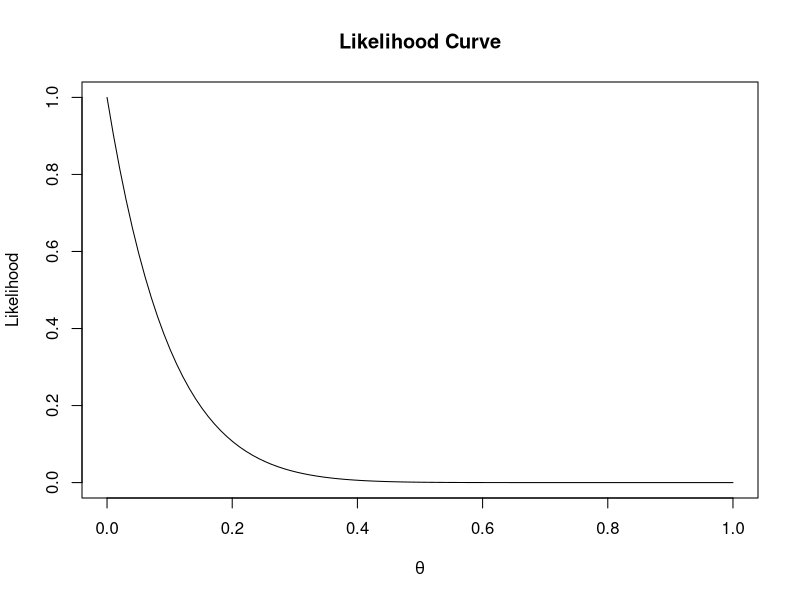
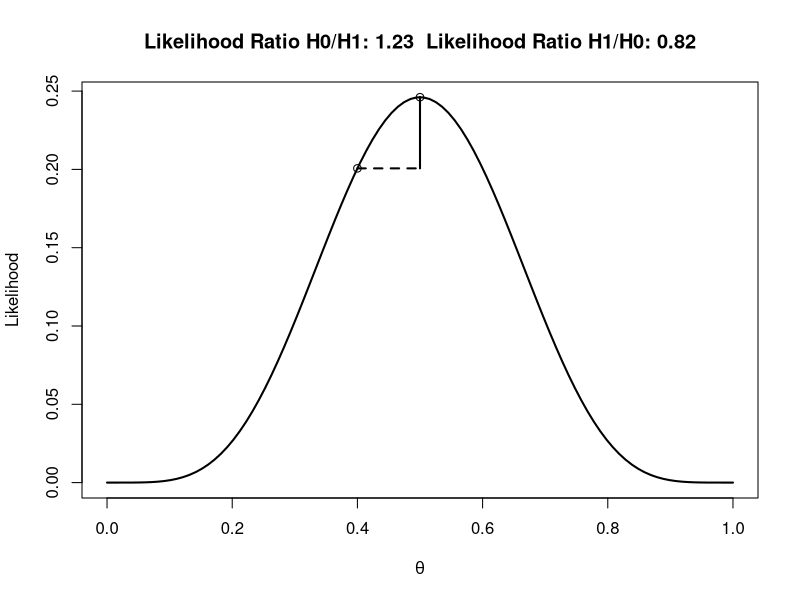

Source code (R) for these figures, in order:
# plot likelihood curve----
n <- 10 # set total trials
x <- 0 # set successes
theta <- seq(0, 1, len = 100) # create theta variable, from 0 to 1
like <- dbinom(x, n, theta) # create likelihood function
plot(theta, like, type = 'l', xlab = expression(theta), ylab = 'Likelihood', 
   main = "Likelihood Curve")

# theta = probability of landing on heads
# like = likelihood of the given probability being the true one

# Q1: Let’s assume you expect this is a fair coin. What is the binomial probability of
# observing 8 heads out of 10 coin flips, when θ = 0.5?
dbinom(8, 10, 0.5)
#> [1] 0.04394531

# maximum likelihood estimation = plot likelihood against all possible values of theta
# likelihood has little meaning in isolation, only relative to other likelihoods

# Probability: start with parameter and estimate probability of specific sample
#     param = probability coin is fair
#     sample = n heads out of y flips
# Likelihood: start with specific sample and estimate likelihood of different parameters
#     param = probability coin is fair
#     sample = n heads out of y flips

# Likelihood = observe some data and use it to infer likelihood of different parameters
# Likelihood functions don't have to be binomial, can be from many distributions

# Q2: likelihood curve with observed data of 0 heads out of 10 flips
# C) The curve starts at its highest point at θ = 0, and then the likelihood decreases as θ increases.

# Likelihood ratio: likelihood at given value of theta divided by likelihood at other value of theta


# Calculate the likelihood ratio----
n <- 10 # set total trials
x <- 5 # set successes
H0 <- .5 #specify one hypothesis you want to compare with the likihood ratio
H1 <- 4/10 #specify another hypothesis you want to compare with the likihood ratio (you can use 1/20, or 0.05)
dbinom(x,n,H0)/dbinom(x,n,H1) #Returns the likelihood ratio of H0 over H1
dbinom(x,n,H1)/dbinom(x,n,H0) #Returns the likelihood ratio of H1 over H0

theta<- seq(0,1,len=100) #create theta variable, from 0 to 1
like <- dbinom(x,n,theta)
#png(file="LikRatio.png",width=4000,height=3000, , units = "px", res = 900)
plot(theta,like,type='l',xlab=expression(theta), ylab='Likelihood', lwd=2)
points(H0,dbinom(x,n,H0))
points(H1,dbinom(x,n,H1))
segments(H0, dbinom(x,n,H0), x/n, dbinom(x,n,H0), lty=2, lwd=2)
segments(H1, dbinom(x,n,H1), x/n, dbinom(x,n,H1), lty=2, lwd=2)
segments(x/n, dbinom(x,n,H0), x/n, dbinom(x,n,H1), lwd=2)
title(paste('Likelihood Ratio H0/H1:',round(dbinom(x,n,H0)/dbinom(x,n,H1),digits=2)," Likelihood Ratio H1/H0:",round(dbinom(x,n,H1)/dbinom(x,n,H0),digits=2)))
#dev.off()

# Q3: What is the likelihood ratio of a fair compared to a non-fair coin that 
# flips heads as often as you have observed, based on the observed data?
# Observed 6/13 heads. H0 = fair, H1 = 6/13. H0/H1 = 0.96

# Q4: What is the likelihood ratio for 5 out of 10 heads?
# H0/H1 = 1.22

# Q5: What is the likelihood ratio for 50 out of 100 heads?
# H0/H1 = 7.699

# Q6: What is the likelihood ratio for 500 out of 1000 heads?
# H0/H1 = 731784961

# Q7: When comparing two hypotheses (θ = X vs θ = Y), a likelihood ratio of:
# A) 0.02 means that neither of the two hypotheses is very likely.
# B) 5493 means that hypothesis θ = X is very likely to be true.
# *C)* 5493 means that hypothesis θ = X is much more likely than θ = Y.
# D) 0.02 means that the hypothesis that θ = X is 2% more likely to be true than θ = Y. 

# When performing n studies, when power drops below n/(n+1) percent, or 
# increases above 1-(n/(n+1)), it's more likely that you'll observe mixed 
# results (i.e. some false negatives, some true positives) when you have a 
# true effect, than that you'll observe only true positives. E.g. if you do
# three studies, mixed results are more likely than uniform results with power
# between 0.25 and 0.75.